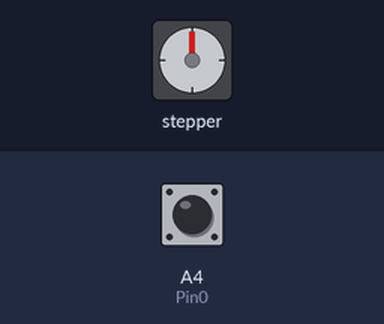
Bench run of a sketch on a simulated Arduino Uno, built with avr-gcc and run on an emulated ATmega328P. Shown: stepper motor. Wiring (inferred from the names in the program): stepper motor (2048 steps per turn assumed): coils pin 8, pin 9, pin 10, pin 11. The inputs (shaded band) are chosen by the test bench; at power-on: A4 (Pin0) HIGH.

Above: at 1.2 s.
1.3 s: A4 (Pin0) pulled LOW for 3.2 s
At 5.0 s:
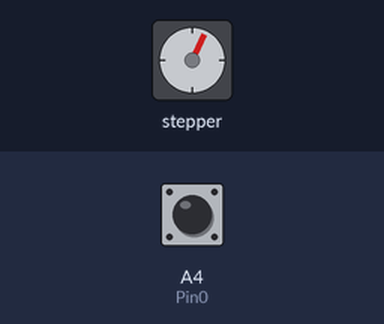
6.0 s: A4 (Pin0) pulled LOW for 3.2 s
At 9.5 s:
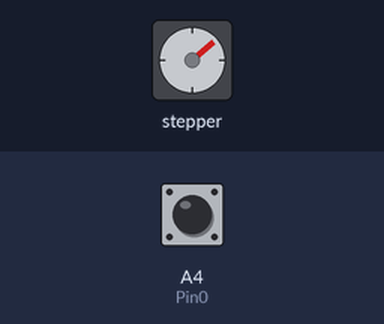
10.7 s: A4 (Pin0) pulled LOW for 3.2 s
At 15.0 s:
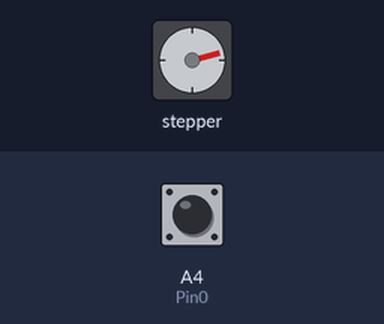
15.4 s: A4 (Pin0) pulled LOW for 1 s
At 15.6 s:
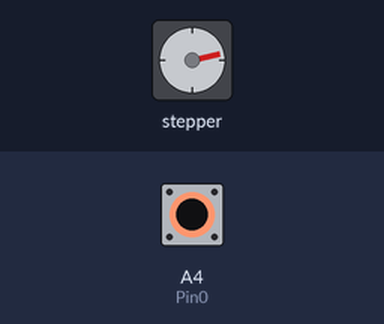
18.4 s: A4 (Pin0) pulled LOW for 3.2 s
At 22.6 s:
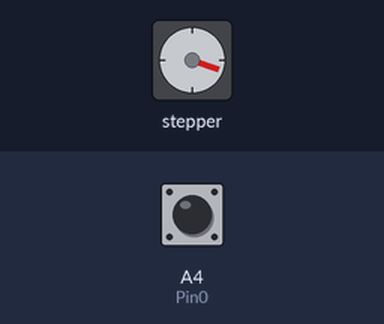
23.1 s: A4 (Pin0) driven LOW
At 24.61 s:
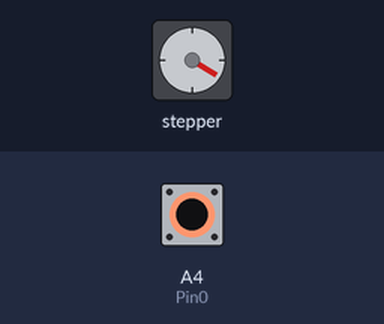
Timing chart, 0 to 31.1 s (numbered marks = the images above; inputs shaded):
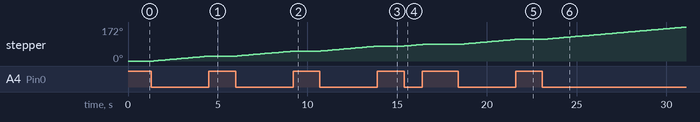

The sketch:

Motor.ino
```cpp
byte stepperPins[] = {8,9,10,11};
int Pin0=A4;
unsigned int motorSpeed =  10000;
int StepCounter=0;
int ArrayPosition;

byte stepValue[8][4]={{HIGH,LOW,LOW,LOW},
                      {HIGH,HIGH,LOW,LOW},
                      {LOW,HIGH,LOW,LOW},
                      {LOW,HIGH,HIGH,LOW},
                      {LOW,LOW,HIGH,LOW},
                      {LOW,LOW,HIGH,HIGH},
                      {LOW,LOW,LOW,HIGH},
                      {HIGH,LOW,LOW,HIGH}};

void setup() {
  pinMode(Pin0,INPUT);
  digitalWrite(Pin0, HIGH);
  for(int i= 0; i<4; i++)
  pinMode(stepperPins[i], OUTPUT);
}
void loop(){
  unsigned long n = millis() / 3000; // 3 Sekunden
  if(digitalRead(Pin0)==LOW){
    StepCounter=0;
    ArrayPosition=0;
    for(StepCounter=0; StepCounter<=8; StepCounter++){
      for(ArrayPosition=0; ArrayPosition<4; ArrayPosition++)
        digitalWrite(stepperPins[ArrayPosition], stepValue[StepCounter][ArrayPosition]);
      delayMicroseconds(motorSpeed);
      }
    }
  else{};
}
```

Measured:
- after the input at 1.3 s, stepper: turns 25° clockwise in 3.1 s, starting after 0.13 s
- after the input at 6.0 s, stepper: turns 25° clockwise in 3.1 s, starting after 0.09 s
- after the input at 10.7 s, stepper: turns 25° clockwise in 3.1 s, starting after 0.05 s
- after the input at 18.4 s, stepper: turns 25° clockwise in 3.1 s, starting after 0.09 s
- after the input at 23.1 s, stepper: keeps turning clockwise at about 8°/s, starting at once
